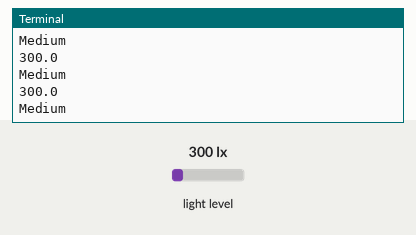
Bench run of a program on a simulated Raspberry Pi (BCM pin numbers). On the bench: the last lines printed to the terminal. The test bench sets the inputs (shaded band); at power-on: light level 300 lx.

Above: at 1.2 s.
1.3 s: light level set to 40 lx
At 1.9 s:
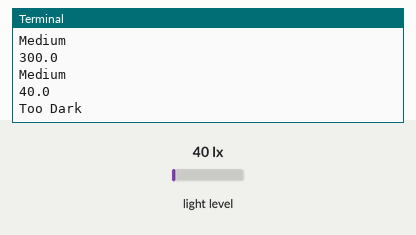
3.5 s: light level set to 1000 lx
At 3.9 s:
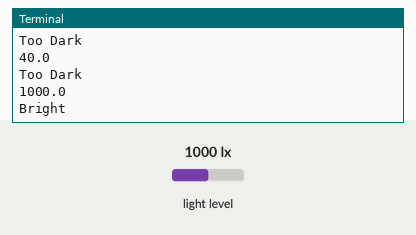
5.5 s: light level set to 1500 lx
At 6.0 s:
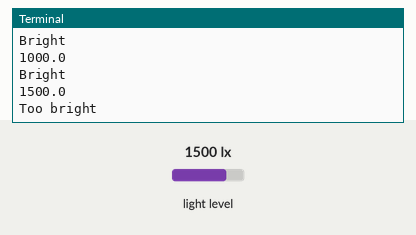
7.5 s: light level set to 279 lx
At 8.0 s:
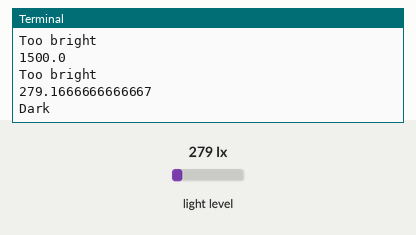
Timing chart, 0 to 10.5 s (numbered marks = the images above; inputs shaded):
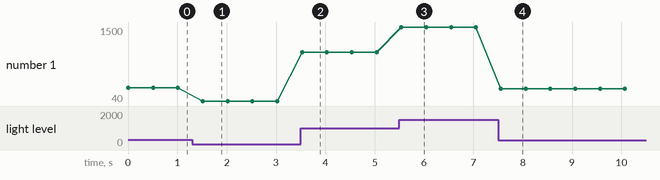

Measured:
- after the input at 1.3 s, the terminal: prints a new line after 0.21 s (image 1)
- after the input at 3.5 s, the terminal: prints a new line at once (image 2)
- after the input at 5.5 s, the terminal: prints a new line at once (image 3)
- after the input at 7.5 s, the terminal: prints a new line after 0.06 s (image 4)
- plotted number 1: 300 → 40 after the input at 1.3 s, 40 → 1000 after the input at 3.5 s, 1000 → 1500 after the input at 5.5 s, 1500 → 279.17 after the input at 7.5 s

The program:

light_sensor.py
```python
import smbus
import time

# Define the I2C address of the light sensor
light_sensor_address = 0x23

# Define some constants for the sensor modes
low_power_mode = 0x00
high_power_mode = 0x01
reset_command = 0x07
one_time_high_res_mode = 0X23

# Create an SMBus object for I2C communication
i2c_bus = smbus.SMBus(1)

# Function to calculate light intensity from sensor data
def calculate_light_intensity(data):
    # Combine the two bytes of sensor data to get the intensity
    result = ((data[1] + (256 * data[0])) / 1.2)
    return result

# Function to read light intensity from the sensor
def read_light_intensity():
    # Read the sensor data in ONE_TIME_HIGH_RES_MODE
    sensor_data = i2c_bus.read_i2c_block_data(light_sensor_address, one_time_high_res_mode)
    # Calculate the light intensity from the sensor data
    intensity = calculate_light_intensity(sensor_data)
    return intensity

# Main function to continuously read and print light intensity
def main():
    while True:
        lux = read_light_intensity()
        print(lux)

        # Determine the light level and print a corresponding message
        if lux >= 1200:
            print("Too bright")
        elif 700 <= lux < 1199:
            print("Bright")
        elif 300 <= lux < 699:
            print("Medium")
        elif 50 <= lux < 299:
            print("Dark")
        elif lux < 49:
            print("Too Dark")

        # Wait for 0.5 seconds before taking another reading
        time.sleep(0.5)

# Call the main function to start reading the light sensor
main()
```
